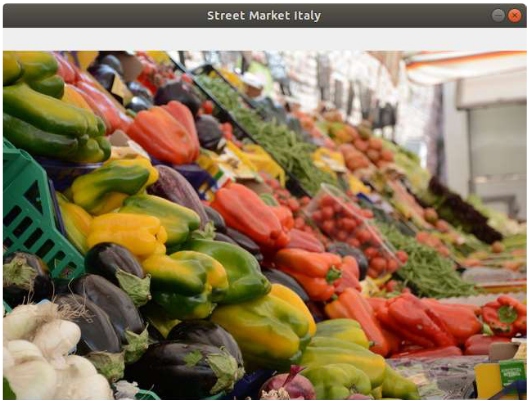
#> input picture images/feira.png, 531 x 405 px
$ python '[08]codigo_fonte_210.py'
#> lines starting #> are read from the running program, lines starting #| are printed output that depends on the picture; after the words box and inside, x2 and y2 are one past the last pixel; in counts of white or black regions, pixels touching at a corner belong together
import cv2 as cv
from matplotlib import pyplot as plt
import os

img_rgb = cv.imread('images/feira.png', cv.IMREAD_UNCHANGED)
#> img_rgb is the input picture: shape (405, 531, 3); mean B, G, R 93, 123.2, 144.7

img_gray = cv.cvtColor(img_rgb, cv.COLOR_BGR2GRAY)
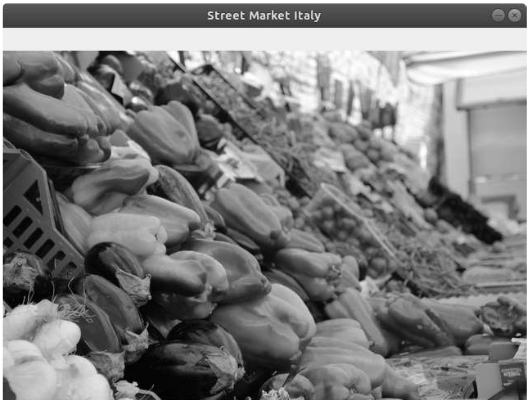
#> img_gray: shape (405, 531); min 1, max 255, mean 126.2
_, img_bin = cv.threshold(img_gray, 127, 255, cv.THRESH_BINARY)
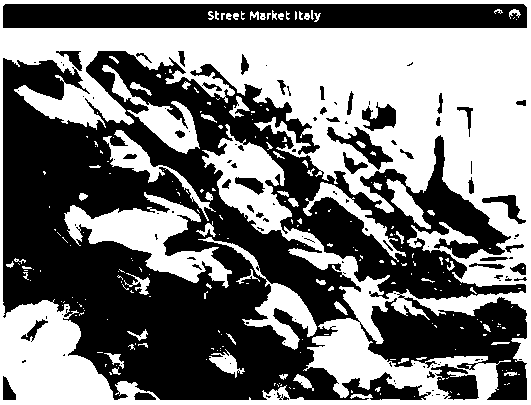
#> img_bin: shape (405, 531); 47.7% white; 240 white regions (176 under 20 px), largest, box (x1, y1, x2, y2) and area: (0, 0, 531, 405) 84658, (64, 192, 232, 288) 5818, (198, 237, 317, 350) 2315

images = [img_rgb, img_gray, img_bin]
color_map = [None,'gray','gray']

fig = plt.figure()

plot_count =1
for img in images:
    ax = fig.add_subplot(1, len(images),plot_count)
    ax.imshow(img, cmap=color_map[plot_count-1], vmin=0, vmax=255)
    ax.axes.get_yaxis().set_visible(False)
    ax.axes.get_xaxis().set_visible(False)
    plot_count=plot_count+1
#> this loop made 3 passes
#> after the loop, plot_count = 4

fig.savefig('output/rgb_gray_binary_images.png', dpi=300, bbox_inches='tight')
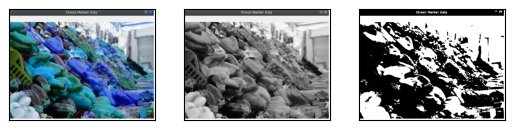
#> figure drawn by matplotlib, 3 panels; B, G, R data is drawn as R, G, B

plt.show()
